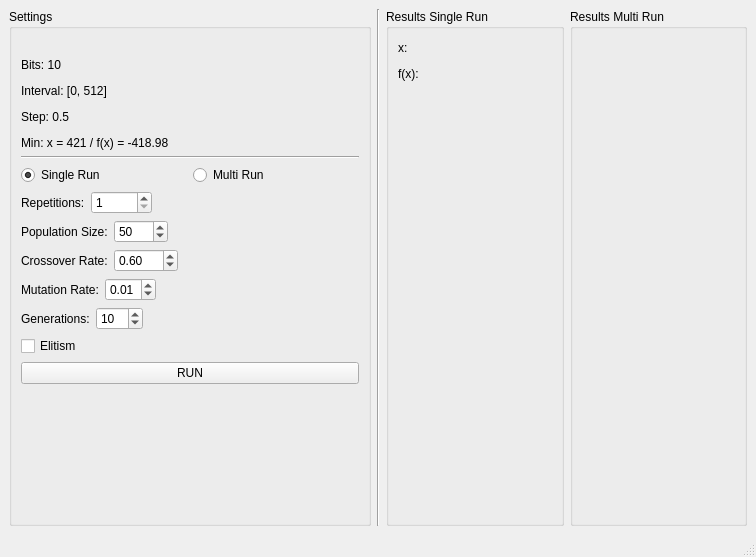
<?xml version="1.0" encoding="UTF-8"?>
<ui version="4.0">
 <class>MainWindow</class>
 <widget class="QMainWindow" name="MainWindow">
  <property name="geometry">
   <rect>
    <x>0</x>
    <y>0</y>
    <width>756</width>
    <height>557</height>
   </rect>
  </property>
  <property name="windowTitle">
   <string>MainWindow</string>
  </property>
  <widget class="QWidget" name="centralwidget">
   <layout class="QHBoxLayout" name="horizontalLayout_13">
    <item>
     <widget class="QGroupBox" name="settingsGroupBox">
      <property name="title">
       <string>Settings</string>
      </property>
      <layout class="QVBoxLayout" name="verticalLayout">
       <item>
        <widget class="QLabel" name="label_12">
         <property name="text">
          <string/>
         </property>
         <property name="pixmap">
          <pixmap>fx.jpg</pixmap>
         </property>
        </widget>
       </item>
       <item>
        <widget class="QLabel" name="label_11">
         <property name="text">
          <string>&lt;html&gt;&lt;head/&gt;&lt;body&gt;&lt;p&gt;Bits: 10&lt;/p&gt;&lt;p&gt;Interval: [0, 512]&lt;/p&gt;&lt;p&gt;Step: 0.5&lt;/p&gt;&lt;p&gt;Min: x = 421 / f(x) = -418.98&lt;/p&gt;&lt;/body&gt;&lt;/html&gt;</string>
         </property>
        </widget>
       </item>
       <item>
        <widget class="Line" name="line">
         <property name="orientation">
          <enum>Qt::Horizontal</enum>
         </property>
        </widget>
       </item>
       <item>
        <layout class="QHBoxLayout" name="horizontalLayout_2">
         <item>
          <widget class="QRadioButton" name="singleRunRadioButton">
           <property name="text">
            <string>Single Run</string>
           </property>
           <property name="checked">
            <bool>true</bool>
           </property>
           <property name="autoExclusive">
            <bool>true</bool>
           </property>
          </widget>
         </item>
         <item>
          <widget class="QRadioButton" name="multiRunRadioButton">
           <property name="text">
            <string>Multi Run</string>
           </property>
          </widget>
         </item>
        </layout>
       </item>
       <item>
        <layout class="QHBoxLayout" name="horizontalLayout_4">
         <item>
          <widget class="QLabel" name="label">
           <property name="text">
            <string>Repetitions:</string>
           </property>
          </widget>
         </item>
         <item>
          <widget class="QSpinBox" name="repetitionsSpinBox">
           <property name="minimum">
            <number>1</number>
           </property>
           <property name="maximum">
            <number>10000</number>
           </property>
           <property name="value">
            <number>1</number>
           </property>
          </widget>
         </item>
         <item>
          <spacer name="horizontalSpacer">
           <property name="orientation">
            <enum>Qt::Horizontal</enum>
           </property>
           <property name="sizeHint" stdset="0">
            <size>
             <width>40</width>
             <height>20</height>
            </size>
           </property>
          </spacer>
         </item>
        </layout>
       </item>
       <item>
        <layout class="QHBoxLayout" name="horizontalLayout_8">
         <item>
          <widget class="QLabel" name="label_2">
           <property name="text">
            <string>Population Size:</string>
           </property>
          </widget>
         </item>
         <item>
          <widget class="QSpinBox" name="populationSpinBox">
           <property name="readOnly">
            <bool>false</bool>
           </property>
           <property name="minimum">
            <number>2</number>
           </property>
           <property name="maximum">
            <number>1000</number>
           </property>
           <property name="singleStep">
            <number>2</number>
           </property>
           <property name="value">
            <number>50</number>
           </property>
          </widget>
         </item>
         <item>
          <spacer name="horizontalSpacer_2">
           <property name="orientation">
            <enum>Qt::Horizontal</enum>
           </property>
           <property name="sizeHint" stdset="0">
            <size>
             <width>40</width>
             <height>20</height>
            </size>
           </property>
          </spacer>
         </item>
        </layout>
       </item>
       <item>
        <layout class="QHBoxLayout" name="horizontalLayout_7">
         <item>
          <widget class="QLabel" name="label_3">
           <property name="text">
            <string>Crossover Rate:</string>
           </property>
          </widget>
         </item>
         <item>
          <widget class="QDoubleSpinBox" name="crossoverDoubleSpinBox">
           <property name="maximum">
            <double>100.000000000000000</double>
           </property>
           <property name="singleStep">
            <double>0.010000000000000</double>
           </property>
           <property name="value">
            <double>0.600000000000000</double>
           </property>
          </widget>
         </item>
         <item>
          <spacer name="horizontalSpacer_3">
           <property name="orientation">
            <enum>Qt::Horizontal</enum>
           </property>
           <property name="sizeHint" stdset="0">
            <size>
             <width>40</width>
             <height>20</height>
            </size>
           </property>
          </spacer>
         </item>
        </layout>
       </item>
       <item>
        <layout class="QHBoxLayout" name="horizontalLayout_6">
         <item>
          <widget class="QLabel" name="label_4">
           <property name="text">
            <string>Mutation Rate:</string>
           </property>
          </widget>
         </item>
         <item>
          <widget class="QDoubleSpinBox" name="mutationDoubleSpinBox">
           <property name="maximum">
            <double>1.000000000000000</double>
           </property>
           <property name="singleStep">
            <double>0.010000000000000</double>
           </property>
           <property name="value">
            <double>0.010000000000000</double>
           </property>
          </widget>
         </item>
         <item>
          <spacer name="horizontalSpacer_4">
           <property name="orientation">
            <enum>Qt::Horizontal</enum>
           </property>
           <property name="sizeHint" stdset="0">
            <size>
             <width>40</width>
             <height>20</height>
            </size>
           </property>
          </spacer>
         </item>
        </layout>
       </item>
       <item>
        <layout class="QHBoxLayout" name="horizontalLayout_5">
         <item>
          <widget class="QLabel" name="label_5">
           <property name="text">
            <string>Generations:</string>
           </property>
          </widget>
         </item>
         <item>
          <widget class="QSpinBox" name="generationSpinBox">
           <property name="minimum">
            <number>1</number>
           </property>
           <property name="maximum">
            <number>100</number>
           </property>
           <property name="value">
            <number>10</number>
           </property>
          </widget>
         </item>
         <item>
          <spacer name="horizontalSpacer_5">
           <property name="orientation">
            <enum>Qt::Horizontal</enum>
           </property>
           <property name="sizeHint" stdset="0">
            <size>
             <width>40</width>
             <height>20</height>
            </size>
           </property>
          </spacer>
         </item>
        </layout>
       </item>
       <item>
        <widget class="QCheckBox" name="elitismCheckBox">
         <property name="text">
          <string>Elitism</string>
         </property>
        </widget>
       </item>
       <item>
        <layout class="QHBoxLayout" name="horizontalLayout_3"/>
       </item>
       <item>
        <widget class="QPushButton" name="runPushButton">
         <property name="text">
          <string>RUN</string>
         </property>
        </widget>
       </item>
       <item>
        <spacer name="verticalSpacer_3">
         <property name="orientation">
          <enum>Qt::Vertical</enum>
         </property>
         <property name="sizeHint" stdset="0">
          <size>
           <width>20</width>
           <height>40</height>
          </size>
         </property>
        </spacer>
       </item>
      </layout>
     </widget>
    </item>
    <item>
     <widget class="Line" name="line_2">
      <property name="orientation">
       <enum>Qt::Vertical</enum>
      </property>
     </widget>
    </item>
    <item>
     <layout class="QVBoxLayout" name="graphVerticalLayout">
      <item>
       <layout class="QHBoxLayout" name="horizontalLayout_9">
        <item>
         <widget class="QGroupBox" name="resultsSingleRunGroupBox">
          <property name="title">
           <string>Results Single Run</string>
          </property>
          <layout class="QVBoxLayout" name="verticalLayout_3">
           <item>
            <layout class="QHBoxLayout" name="horizontalLayout_10">
             <item>
              <widget class="QLabel" name="label_7">
               <property name="text">
                <string>x:</string>
               </property>
              </widget>
             </item>
             <item>
              <widget class="QLabel" name="xResultLabel">
               <property name="text">
                <string/>
               </property>
              </widget>
             </item>
             <item>
              <spacer name="horizontalSpacer_8">
               <property name="orientation">
                <enum>Qt::Horizontal</enum>
               </property>
               <property name="sizeHint" stdset="0">
                <size>
                 <width>40</width>
                 <height>20</height>
                </size>
               </property>
              </spacer>
             </item>
            </layout>
           </item>
           <item>
            <layout class="QHBoxLayout" name="horizontalLayout">
             <item>
              <widget class="QLabel" name="label_8">
               <property name="text">
                <string>f(x):</string>
               </property>
              </widget>
             </item>
             <item>
              <widget class="QLabel" name="fxLabel">
               <property name="text">
                <string/>
               </property>
              </widget>
             </item>
             <item>
              <spacer name="horizontalSpacer_7">
               <property name="orientation">
                <enum>Qt::Horizontal</enum>
               </property>
               <property name="sizeHint" stdset="0">
                <size>
                 <width>40</width>
                 <height>20</height>
                </size>
               </property>
              </spacer>
             </item>
            </layout>
           </item>
           <item>
            <widget class="QLabel" name="iconResultLabel">
             <property name="maximumSize">
              <size>
               <width>74</width>
               <height>96</height>
              </size>
             </property>
             <property name="text">
              <string/>
             </property>
             <property name="scaledContents">
              <bool>true</bool>
             </property>
            </widget>
           </item>
           <item>
            <spacer name="verticalSpacer_2">
             <property name="orientation">
              <enum>Qt::Vertical</enum>
             </property>
             <property name="sizeHint" stdset="0">
              <size>
               <width>20</width>
               <height>40</height>
              </size>
             </property>
            </spacer>
           </item>
          </layout>
         </widget>
        </item>
        <item>
         <widget class="QGroupBox" name="resultsMultiRunGroupBox">
          <property name="title">
           <string>Results Multi Run</string>
          </property>
          <layout class="QVBoxLayout" name="verticalLayout_2">
           <item>
            <layout class="QHBoxLayout" name="horizontalLayout_11">
             <item>
              <widget class="QLabel" name="label_10">
               <property name="maximumSize">
                <size>
                 <width>37</width>
                 <height>48</height>
                </size>
               </property>
               <property name="text">
                <string/>
               </property>
               <property name="pixmap">
                <pixmap>correct-icon.png</pixmap>
               </property>
               <property name="scaledContents">
                <bool>true</bool>
               </property>
              </widget>
             </item>
             <item>
              <widget class="QLabel" name="correctResultsLabel">
               <property name="text">
                <string/>
               </property>
              </widget>
             </item>
             <item>
              <spacer name="horizontalSpacer_9">
               <property name="orientation">
                <enum>Qt::Horizontal</enum>
               </property>
               <property name="sizeHint" stdset="0">
                <size>
                 <width>40</width>
                 <height>20</height>
                </size>
               </property>
              </spacer>
             </item>
            </layout>
           </item>
           <item>
            <layout class="QHBoxLayout" name="horizontalLayout_12">
             <item>
              <widget class="QLabel" name="label_9">
               <property name="maximumSize">
                <size>
                 <width>37</width>
                 <height>48</height>
                </size>
               </property>
               <property name="text">
                <string/>
               </property>
               <property name="pixmap">
                <pixmap>incorrect-icon.png</pixmap>
               </property>
               <property name="scaledContents">
                <bool>true</bool>
               </property>
              </widget>
             </item>
             <item>
              <widget class="QLabel" name="incorrectResultsLabel">
               <property name="text">
                <string/>
               </property>
              </widget>
             </item>
             <item>
              <spacer name="horizontalSpacer_10">
               <property name="orientation">
                <enum>Qt::Horizontal</enum>
               </property>
               <property name="sizeHint" stdset="0">
                <size>
                 <width>40</width>
                 <height>20</height>
                </size>
               </property>
              </spacer>
             </item>
            </layout>
           </item>
           <item>
            <spacer name="verticalSpacer">
             <property name="orientation">
              <enum>Qt::Vertical</enum>
             </property>
             <property name="sizeHint" stdset="0">
              <size>
               <width>20</width>
               <height>40</height>
              </size>
             </property>
            </spacer>
           </item>
          </layout>
         </widget>
        </item>
       </layout>
      </item>
     </layout>
    </item>
   </layout>
  </widget>
  <widget class="QMenuBar" name="menubar">
   <property name="geometry">
    <rect>
     <x>0</x>
     <y>0</y>
     <width>756</width>
     <height>21</height>
    </rect>
   </property>
  </widget>
  <widget class="QStatusBar" name="statusbar"/>
 </widget>
 <resources>
  <include location="../../ia-cc-2018-2/08-min-function/resources.qrc"/>
  <include location="resources.qrc"/>
 </resources>
 <connections/>
</ui>
